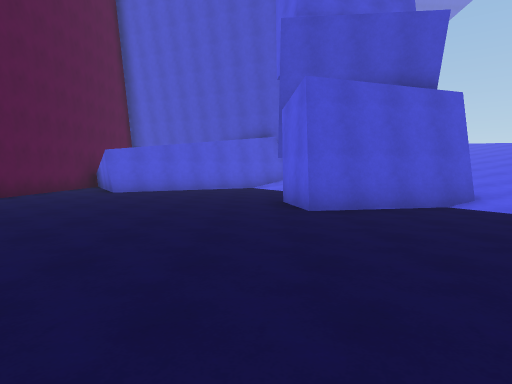
View 1 (above)

23 first-person views from a walk through a Unity game level. The camera is 1.3 m above the floor, tilts 4° down and sees 75° across. The floor is counted in squares, 2 m on a side. Each view is taken from the middle of a square. On the plan, view 1 faces up. The plan holds only what a view shows up to about 10 squares ahead; the rest is blank. The place goes on beyond the plan. The player character is not drawn.

View 2
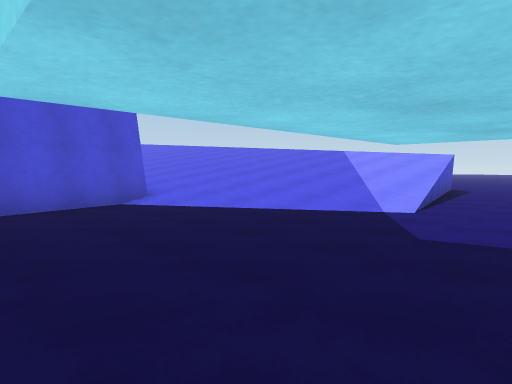

View 3
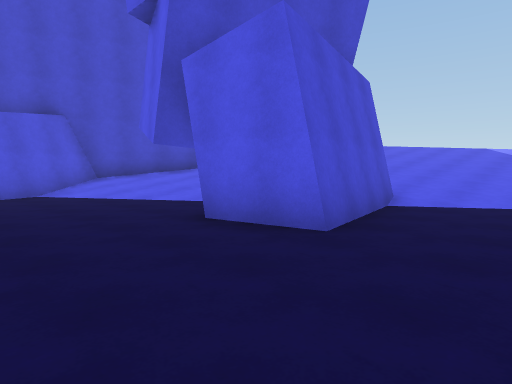

View 4
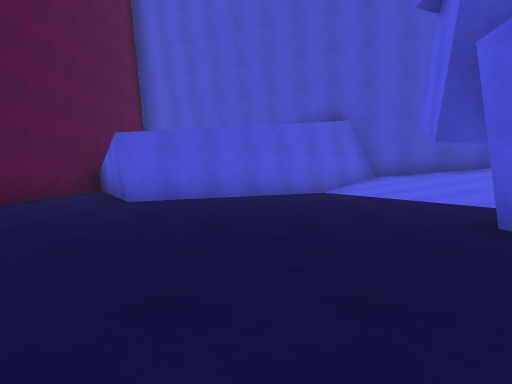

View 5
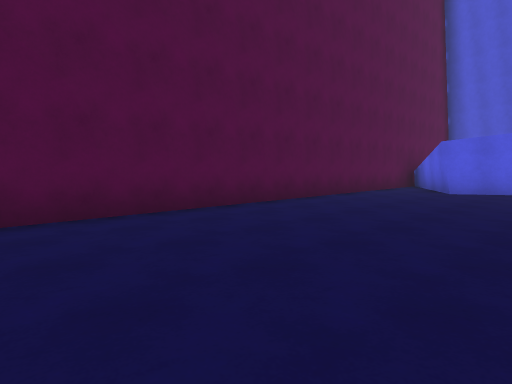

View 6
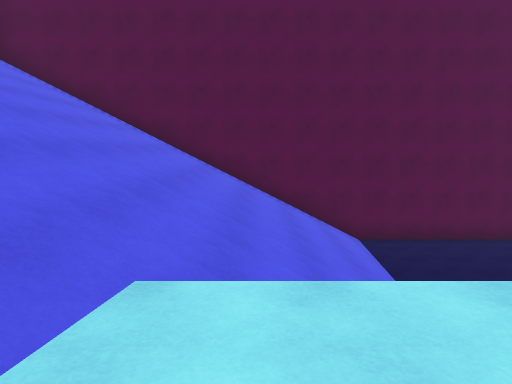

View 7
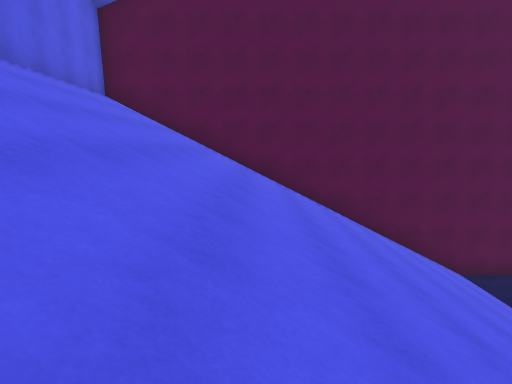

View 8
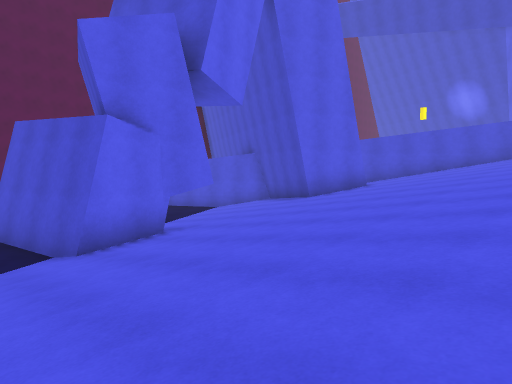

View 9
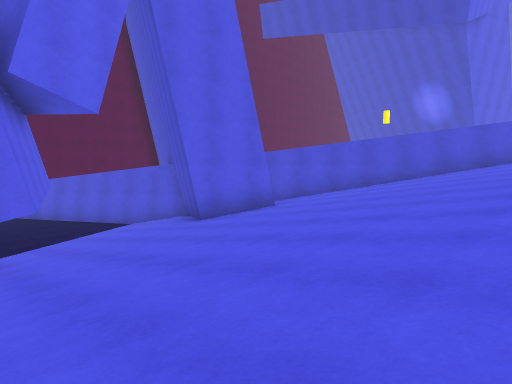

View 10
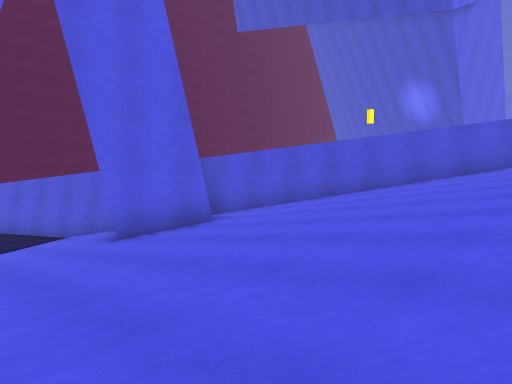

View 11
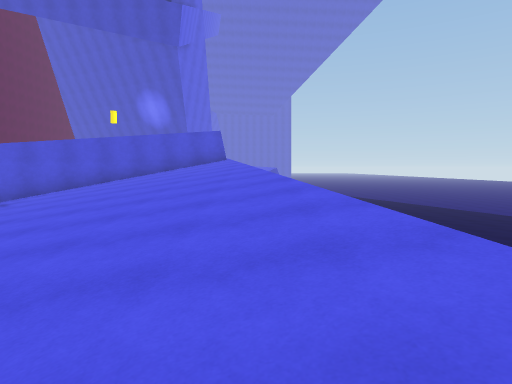

View 12
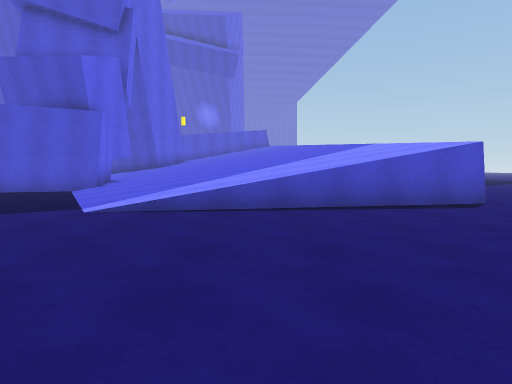

View 13
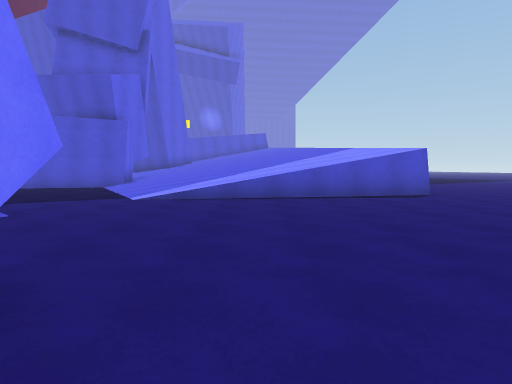

View 14
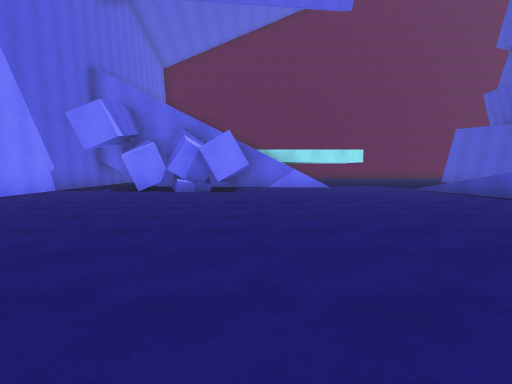

View 15
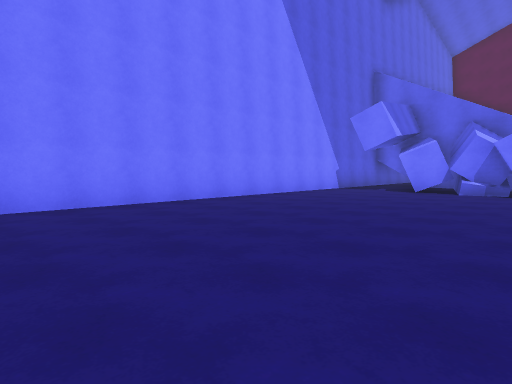

View 16
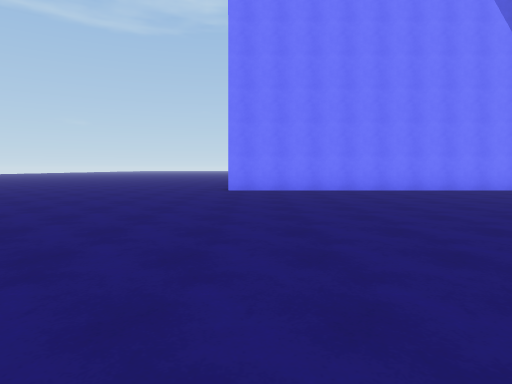

View 17
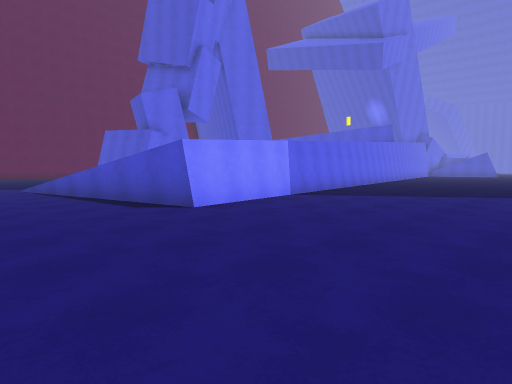

View 18
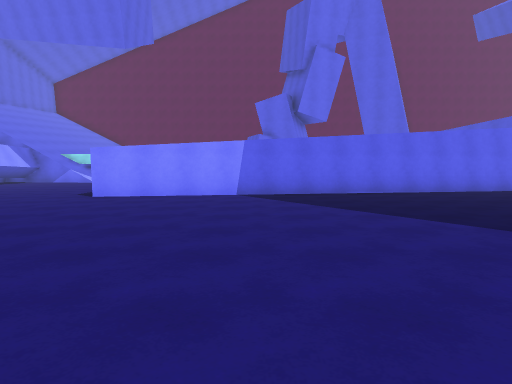

View 19
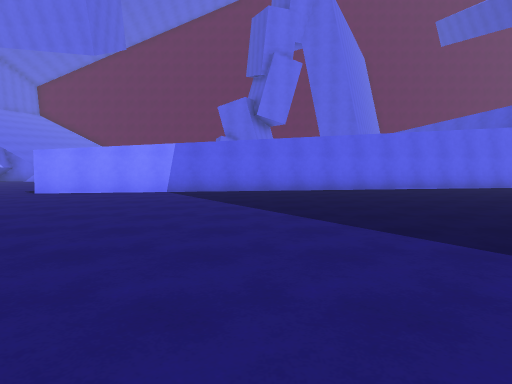

View 20
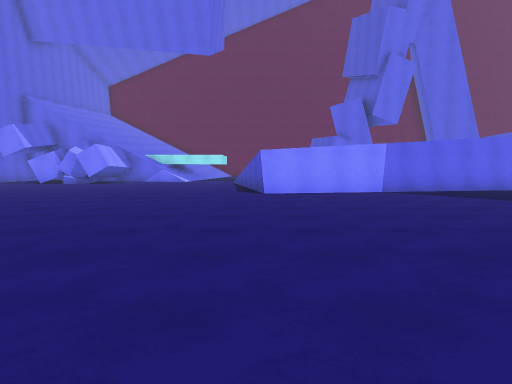

View 21
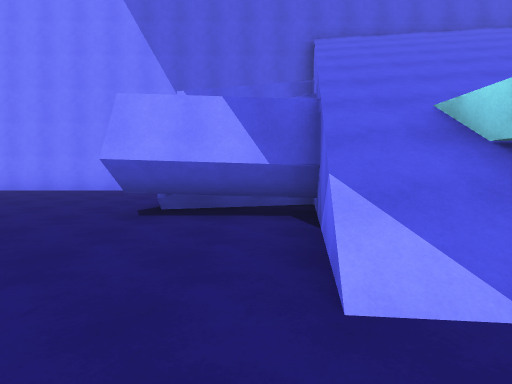

View 22
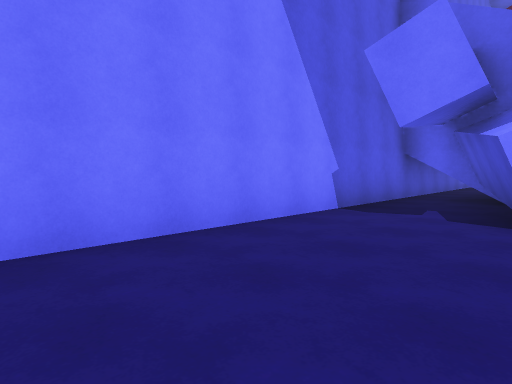

View 23
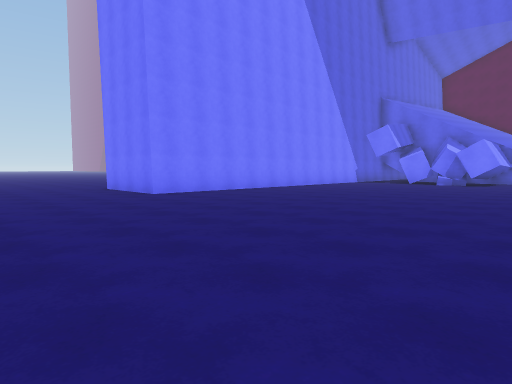

### Floor plan
Key: @ floor where view 1 was taken; # wall or solid block; . main floor; : floor 2.75 m higher than the main floor; / step, stairs or slope; = window, fence, low wall or low ledge; ^ raised ledge; v drop or lower ground.
Columns run from 7 left of view 1 to 22 right of it. Each row starts with its distance up from view 1.
 17            ###////      ..
 16           ##//////v..   ..
 15           # //////#...
 14 #^     ######/////#.....
 13 #^   ###//##///////......
 12 #.####..///////////........
 11 #.##.....//////////#........
 10 #........//////////v.........
  9 #........./#///////#..........
  8 #.......#  #////////.........
  7 #.......####////////.........
  6 #.......##..////////#.......
  5 #...........////////v.......
  4 #............///////#........
  3 #............///////#.........
  2 #............./=.............
  1 #/..........................
  0 #///// @//.................
 -1 #////// /: //.................
 -2 #////////:://.................
 -3 #////////////###..............
 -4 #////////////###..............
 -5 #////////////###..............
 -6 #///////////v###..............
 -7 #///////////###...............
 -8 #///////////..................
 -9 #//#######################....
-10 ####                     #...
-11                          #...
-12                           ..

Where each view was taken, in squares from view 1:
view 1: 0 up, 0 right, facing up
view 2: 0 up, 1 right, facing up-right
view 3: 4 up, 2 left, facing up-right
view 4: 4 up, 2 left, facing up
view 5: 1 up, 2 left, facing up-left
view 6: 2 down, 3 right, facing left
view 7: 5 down, 3 right, facing left
view 8: 5 up, 10 right, facing up-left
view 9: 8 up, 11 right, facing up-left
view 10: 10 up, 11 right, facing up-left
view 11: 7 up, 11 right, facing up
view 12: 3 down, 9 right, facing up
view 13: 5 down, 9 right, facing up
view 14: 3 down, 17 right, facing left
view 15: 3 down, 17 right, facing down-left
view 16: 1 up, 17 right, facing down
view 17: 0 up, 18 right, facing up-left
view 18: 7 up, 21 right, facing left
view 19: 9 up, 22 right, facing left
view 20: 3 up, 22 right, facing left
view 21: 1 up, 6 right, facing down
view 22: 6 down, 12 right, facing down-left
view 23: 1 down, 22 right, facing down-left
